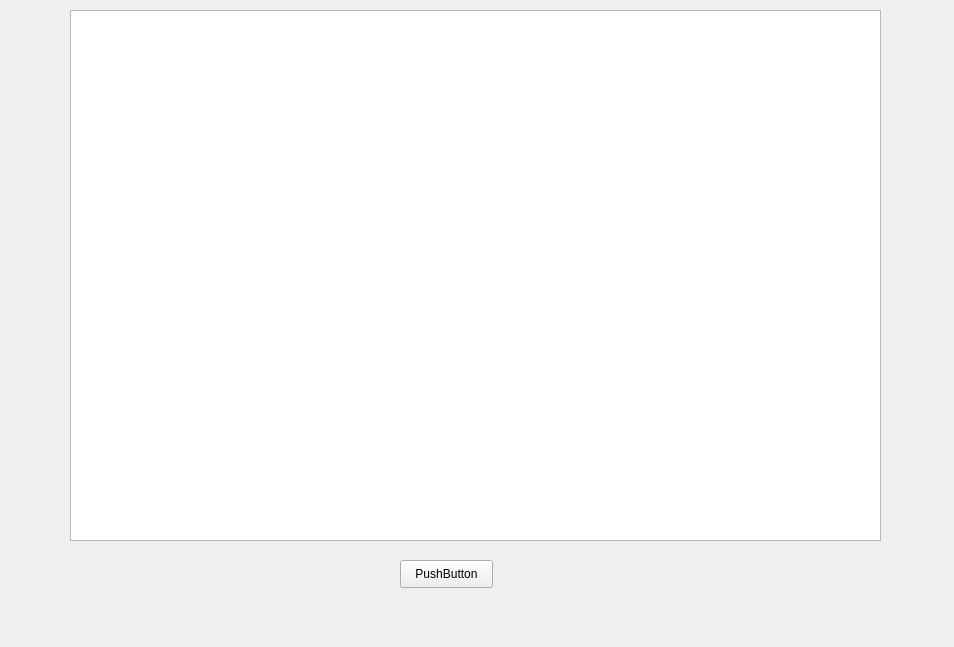
<?xml version="1.0" encoding="UTF-8"?>
<ui version="4.0">
 <class>Algebraic</class>
 <widget class="QWidget" name="Algebraic">
  <property name="geometry">
   <rect>
    <x>0</x>
    <y>0</y>
    <width>954</width>
    <height>647</height>
   </rect>
  </property>
  <property name="windowTitle">
   <string>Form</string>
  </property>
  <widget class="CustomGraphicsView" name="graphicsView">
   <property name="geometry">
    <rect>
     <x>70</x>
     <y>10</y>
     <width>811</width>
     <height>531</height>
    </rect>
   </property>
   <property name="verticalScrollBarPolicy">
    <enum>Qt::ScrollBarAlwaysOff</enum>
   </property>
   <property name="horizontalScrollBarPolicy">
    <enum>Qt::ScrollBarAlwaysOff</enum>
   </property>
  </widget>
  <widget class="QPushButton" name="pushButton">
   <property name="geometry">
    <rect>
     <x>400</x>
     <y>560</y>
     <width>93</width>
     <height>28</height>
    </rect>
   </property>
   <property name="text">
    <string>PushButton</string>
   </property>
  </widget>
 </widget>
 <customwidgets>
  <customwidget>
   <class>CustomGraphicsView</class>
   <extends>QGraphicsView</extends>
   <header>customgraphicsview.h</header>
  </customwidget>
 </customwidgets>
 <resources/>
 <connections/>
</ui>
